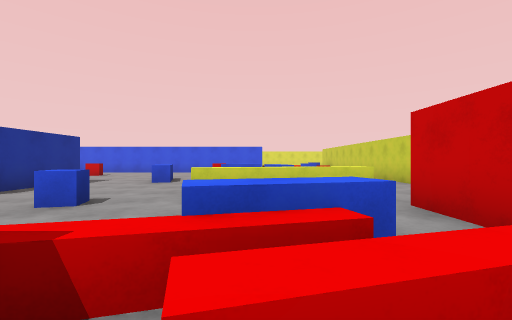
[1] (above)

23 first-person views from a walk through a scene from a Unity 3-D project. The camera is 1.3 m above the floor, looks level and sees 90° across. The floor is counted in squares, 2 m on a side. Each view is taken from the middle of a square. On the plan, view 1 faces up. The plan holds only what a view shows up to about 9 squares ahead; the rest is blank. The place goes on beyond the plan. The player is left out.

[2]
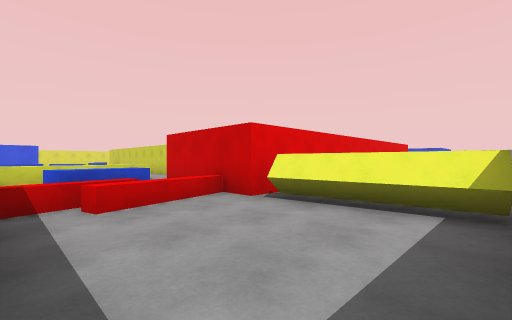

[3]
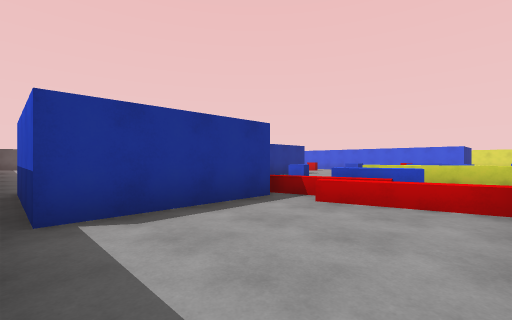

[4]
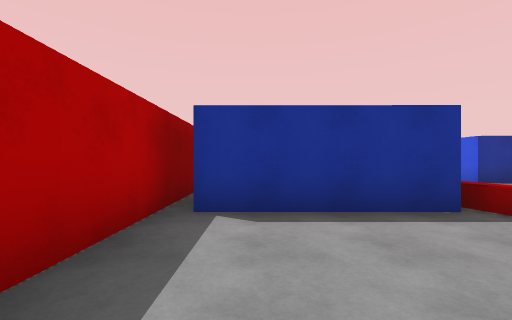

[5]
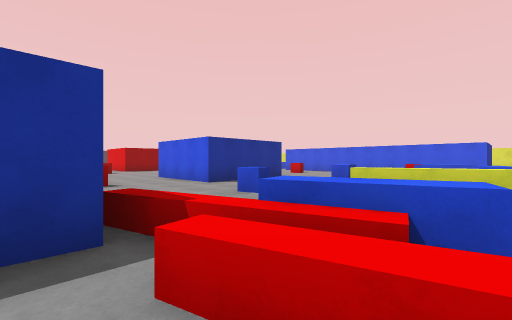

[6]
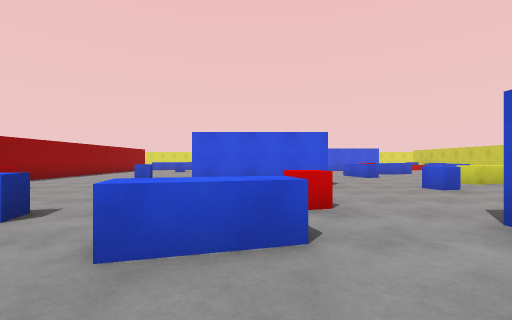

[7]
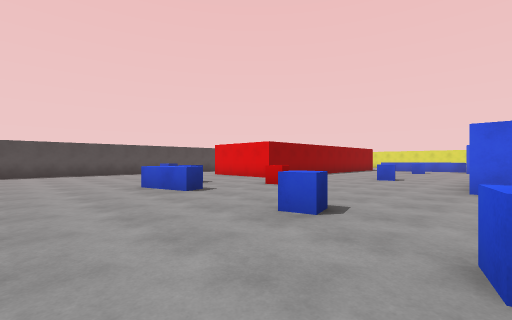

[8]
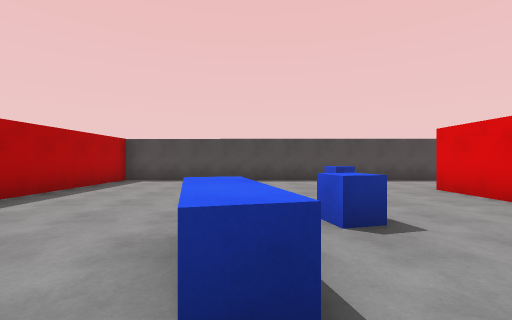

[9]
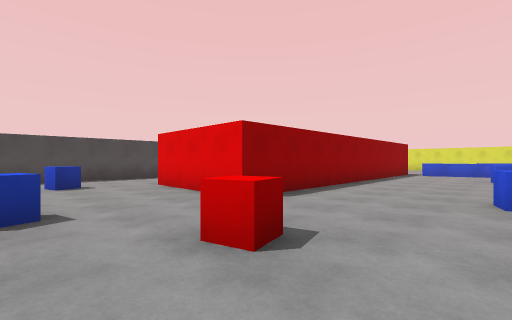

[10]
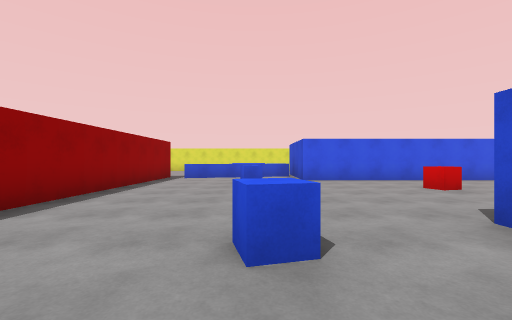

[11]
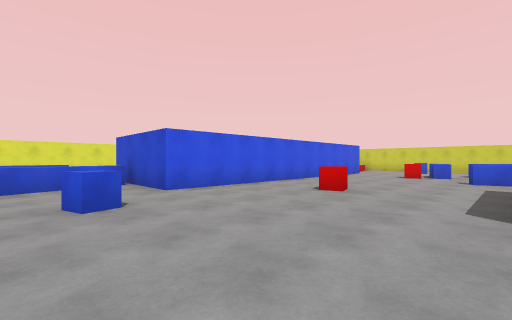

[12]
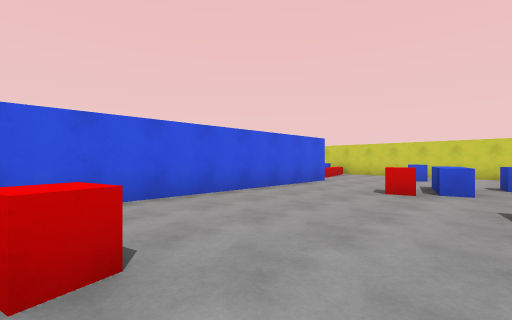

[13]
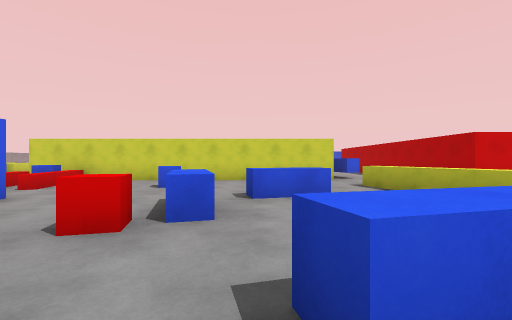

[14]
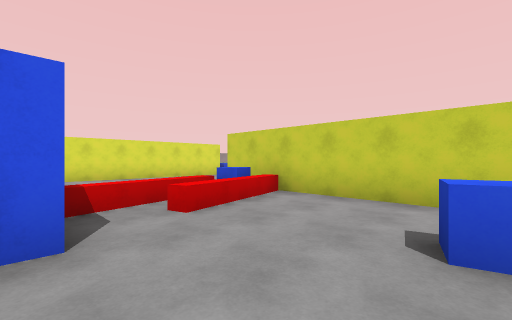

[15]
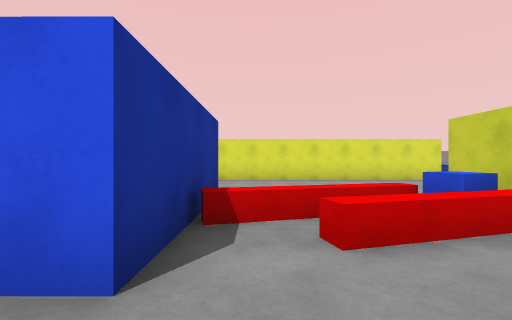

[16]
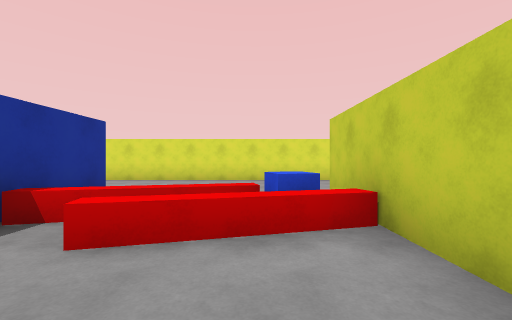

[17]
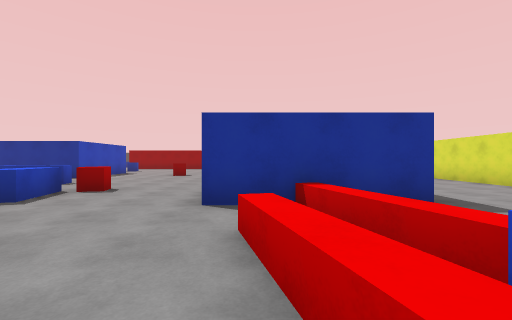

[18]
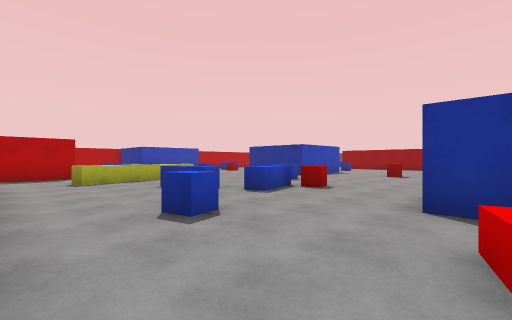

[19]
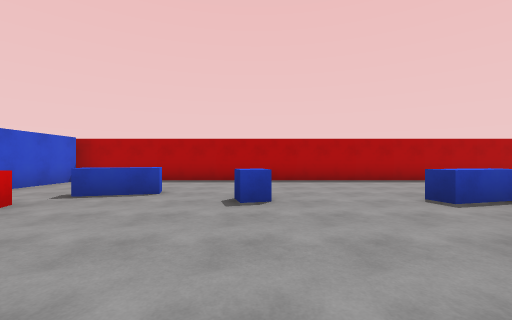

[20]
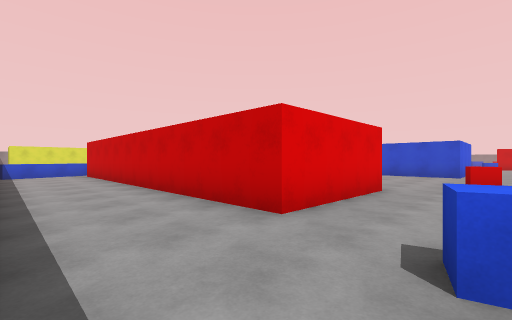

[21]
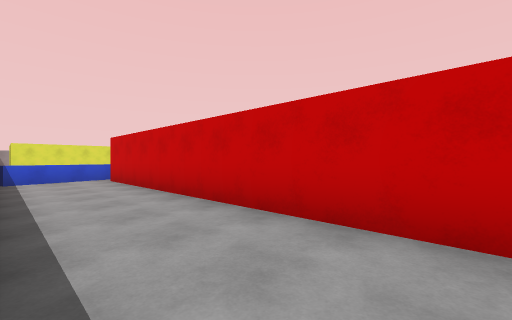

[22]
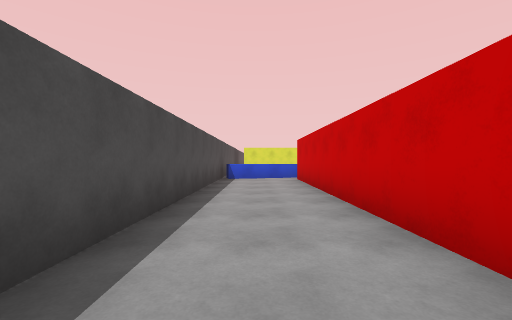

[23]
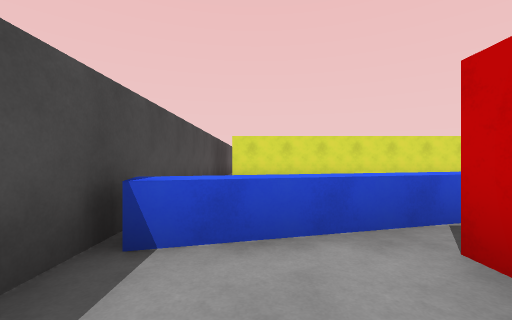

### Floor plan
Key: @ floor where view 1 was taken; # wall or solid block; x gap in a wall; . floor; = window, fence, low wall or low ledge; ^ raised ledge; C blue cube; R red cube; O other object.
Columns run from 21 left of view 1 to 8 right of it. Each row starts with its distance up from view 1.
 22 #
 21 # ########      ############
 20 #                ...........#O
 19 #                 ..........
 18 #                  .... ...
 17 #        ^^         ...
 16 # ..^       #        #    #
 15 ##^=x    ^^^#        #^^C##
 14 #...###.^...##########.^^.#
 13 #...###...................#
 12 #...###...C...............#
 11 #...###.......R........C..#
 10 #...###.............R^....#
  9 #...###...............^...#
  8 #...###...........^...^...#
  7 #...###...C..###..... ....#
  6 #...###......# #....  ^^..^
  5 #...###......###....^^....
  4 #.................C..  ...
  3 #..C....R............ ..###
  2 #.....C........R...  ^^.#
  1 #......^^..C...R.. ^^^^=#
  0 #  ..........^^..###.@..###
 -1 #................###....^
 -2 #................###....^
 -3 #.......................#
 -4 #######################

Where each view was taken, in squares from view 1:
view 1: 0 up, 0 right, facing up
view 2: 3 down, 1 left, facing up-right
view 3: 3 down, 2 right, facing up-left
view 4: 2 down, 2 right, facing left
view 5: 0 up, 1 right, facing up-left
view 6: 2 down, 7 left, facing up
view 7: 2 down, 8 left, facing up-left
view 8: 1 up, 12 left, facing left
view 9: 2 up, 11 left, facing up-left
view 10: 5 up, 11 left, facing up
view 11: 8 up, 12 left, facing up-right
view 12: 9 up, 7 left, facing up-right
view 13: 9 up, 4 left, facing right
view 14: 11 up, 0 right, facing up-right
view 15: 12 up, 1 right, facing up
view 16: 12 up, 3 right, facing up
view 17: 14 up, 4 right, facing left
view 18: 14 up, 4 right, facing down-left
view 19: 5 up, 10 left, facing down
view 20: 3 up, 20 left, facing up-right
view 21: 6 up, 20 left, facing up-right
view 22: 6 up, 19 left, facing up
view 23: 13 up, 19 left, facing up
